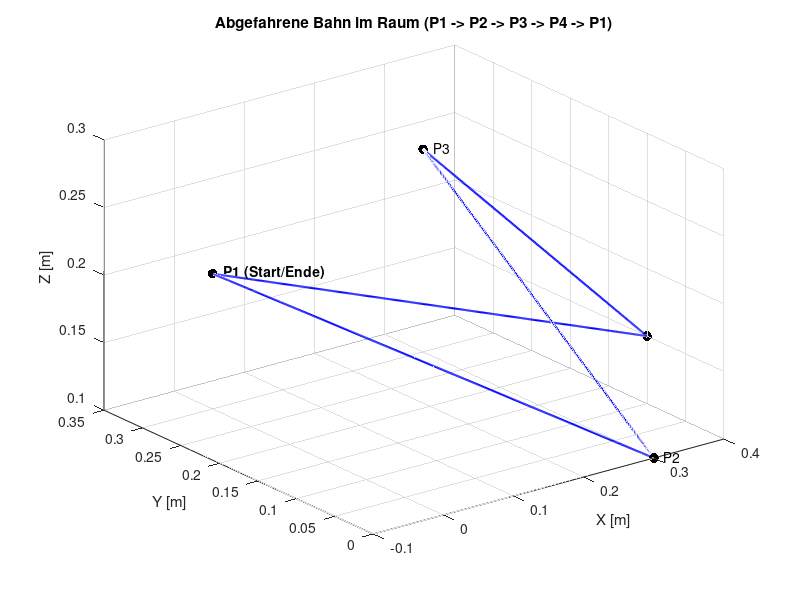
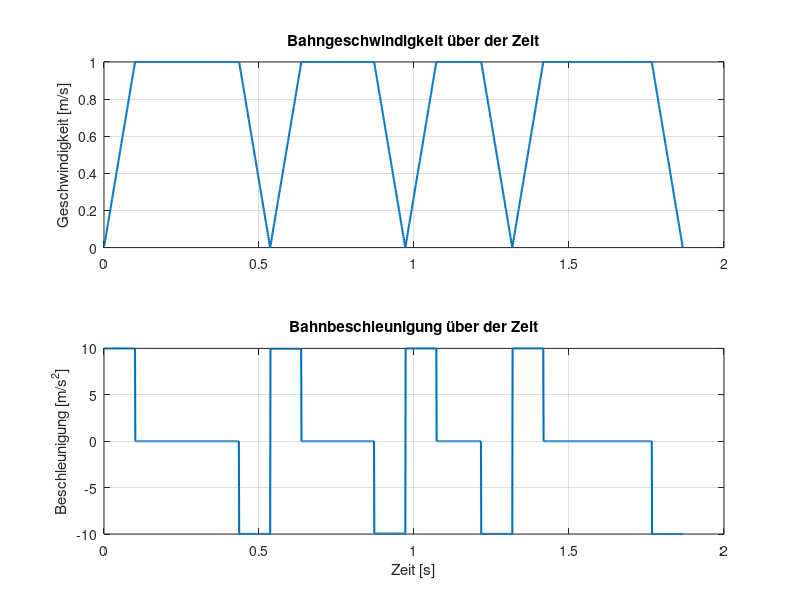
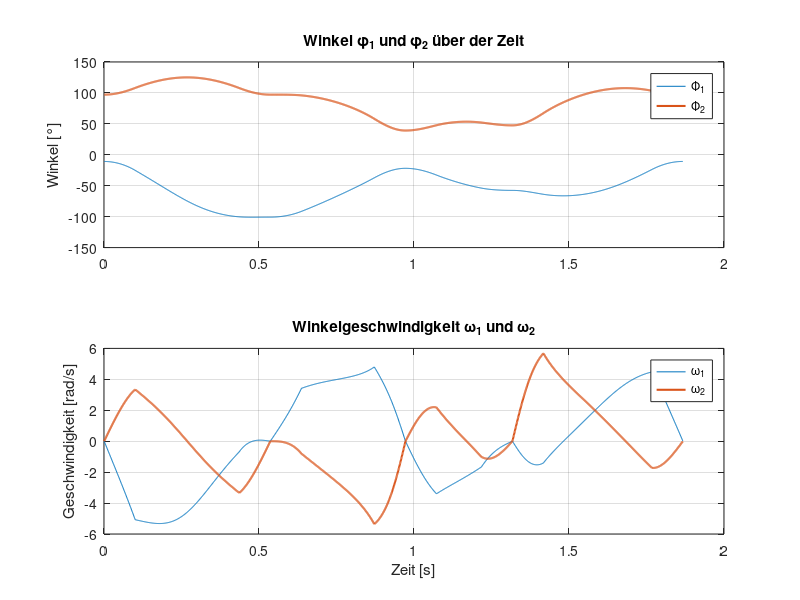

MATLAB code to generate these figures, in order:
clear all; clc; close all;

%% 1. Vorgaben und Initialisierung laut Projektauftrag
% Punkte im Raum [x, y, z] in Metern
P1 = [0.0, 0.3, 0.2];
P2 = [0.3, 0.0, 0.1];
P3 = [0.3, 0.3, 0.25];
P4 = [0.4, 0.1, 0.15];

% Definiere die Gesamtbahn: P1 -> P2 -> P3 -> P4 -> P1
P_seq = [P1; P2; P3; P4; P1];
num_segments = size(P_seq, 1) - 1;

v_soll = 1;      % Bahngeschwindigkeit [m/s]
a_soll = 10;     % Bahnbeschleunigung [m/s^2]
ts = 1e-3;       % Abtastzeit 1ms

% Initialisierung der Sammel-Arrays für die gesamte Trajektorie
BahnkoordinatenGesamt = [];
t_gesamt = [];
v_gesamt = [];
a_gesamt = [];

t_aktuell = 0; % Mitlaufende Zeit

%% 2. Berechnung der Bahnpunkte (Trapezförmiges Profil)
for k = 1:num_segments
    StartP = P_seq(k, :);
    EndP   = P_seq(k+1, :);
    
    Bahn = EndP - StartP;
    Strecke = norm(Bahn);
    Richtung = Bahn ./ Strecke;
    
    % Berechnung der Zeiten des trapezförmigen Geschwindigkeitsverlaufs
    ta = v_soll / a_soll;                   % Theoretische Beschleunigungszeit
    tv = (Strecke - v_soll * ta) / v_soll;  % Theoretische Zeit für Konstantfahrt
    
    % Gesamtzeit auf ein ganzzahliges Vielfaches von ts aufrunden
    tges = ceil((2 * ta + tv) / ts) * ts;
    
    % Leicht angepasste Beschleunigung, um genau im ts-Raster zu landen
    % (Verhindert Positionsfehler am Ende des Segments)
    a_neu = (v_soll^2) / (v_soll * tges - Strecke);
    ta_neu = v_soll / a_neu;
    
    % Zeitvektor für dieses Segment generieren
    t_seg = (ts : ts : tges)';
    
    % Profil-Arrays für das aktuelle Segment
    s_seg = zeros(length(t_seg), 1);
    v_seg = zeros(length(t_seg), 1);
    a_seg = zeros(length(t_seg), 1);
    
    % Weg-, Geschwindigkeits- und Beschleunigungsgesetz (Trapezprofil)
    for i = 1:length(t_seg)
        t = t_seg(i);
        if t <= ta_neu % Beschleunigungsphase
            a_seg(i) = a_neu;
            v_seg(i) = a_neu * t;
            s_seg(i) = 0.5 * a_neu * t^2;
        elseif t <= (tges - ta_neu) % Konstantfahrtphase
            a_seg(i) = 0;
            v_seg(i) = v_soll;
            s_seg(i) = 0.5 * a_neu * ta_neu^2 + v_soll * (t - ta_neu);
        else % Verzögerungsphase
            dt = t - (tges - ta_neu);
            a_seg(i) = -a_neu;
            v_seg(i) = v_soll - a_neu * dt;
            s_seg(i) = (0.5 * a_neu * ta_neu^2) + (v_soll * (tges - 2*ta_neu)) + (v_soll * dt - 0.5 * a_neu * dt^2);
        end
    end
    
    % Koordinaten im Raum berechnen (Lineare Interpolation)
    Bahnkoordinaten = StartP + s_seg * Richtung;
    
    % Anfügen an die Gesamttrajektorie
    BahnkoordinatenGesamt = [BahnkoordinatenGesamt; Bahnkoordinaten];
    t_gesamt = [t_gesamt; t_seg + t_aktuell];
    v_gesamt = [v_gesamt; v_seg];
    a_gesamt = [a_gesamt; a_seg];
    
    t_aktuell = t_aktuell + tges;
end

%% 3. Analytische Inverse Kinematik (Optimiert für MATLAB 2025b, ohne 'syms')
l1 = 0.200; % Armlänge 1 in m
l2 = 0.250; % Armlänge 2 in m

x = BahnkoordinatenGesamt(:, 1);
y = BahnkoordinatenGesamt(:, 2);

% Kosinussatz für phi2
cos_phi2 = (x.^2 + y.^2 - l1^2 - l2^2) ./ (2 * l1 * l2);
% Begrenzung auf [-1, 1] zur Vermeidung von numerischen Fehlern
cos_phi2 = max(min(cos_phi2, 1), -1);

% Winkel berechnen
vecPhi2 = acos(cos_phi2); 
vecPhi1 = atan2(y, x) - atan2(l2 * sin(vecPhi2), l1 + l2 * cos_phi2);

% Verschiebung des Koordinatensystems (wie in deinem Ursprungsskript)
vecPhi1 = vecPhi1 - pi/4;

% Export für SimulationX
tempVec1 = [t_gesamt, vecPhi1]; 
tempVec2 = [t_gesamt, vecPhi2]; 
dlmwrite('Winkel_Phi1_lang.txt', tempVec1, 'precision', 10);
dlmwrite('Winkel_Phi2_lang.txt', tempVec2, 'precision', 10);

%% 4. Numerische Ableitung (Geschwindigkeit)
% Da wir ein festes Raster ts haben, können wir diff nutzen
vecPhi1_punkt = [0; diff(vecPhi1) / ts];
vecPhi2_punkt = [0; diff(vecPhi2) / ts];

%% 5. Plots
figure('Name', 'Bahn im Raum');
plot3(BahnkoordinatenGesamt(:,1), BahnkoordinatenGesamt(:,2), BahnkoordinatenGesamt(:,3), 'b-', 'LineWidth', 1.5)
hold on
scatter3(P_seq(:,1), P_seq(:,2), P_seq(:,3), 50, 'k', 'filled')
text(P1(1)+0.01, P1(2), P1(3), ' P1 (Start/Ende)', 'FontWeight', 'bold')
text(P2(1)+0.01, P2(2), P2(3), ' P2')
text(P3(1)+0.01, P3(2), P3(3), ' P3')
text(P4(1)+0.01, P4(2), P4(3), ' P4')
grid on
title('Abgefahrene Bahn im Raum (P1 -> P2 -> P3 -> P4 -> P1)')
xlabel('X [m]'); ylabel('Y [m]'); zlabel('Z [m]')

figure('Name', 'Dynamik der Bahn');
subplot(2,1,1)
plot(t_gesamt, v_gesamt, 'LineWidth', 1.5); grid on;
title('Bahngeschwindigkeit über der Zeit')
ylabel('Geschwindigkeit [m/s]')

subplot(2,1,2)
plot(t_gesamt, a_gesamt, 'LineWidth', 1.5); grid on;
title('Bahnbeschleunigung über der Zeit')
xlabel('Zeit [s]'); ylabel('Beschleunigung [m/s^2]')

figure('Name', 'Achswinkel');
subplot(2,1,1)
plot(t_gesamt, vecPhi1*180/pi, t_gesamt, vecPhi2*180/pi, 'LineWidth', 1.5); grid on;
title('Winkel \phi_1 und \phi_2 über der Zeit')
ylabel('Winkel [°]')
legend({'\Phi_1', '\Phi_2'}, 'Location', 'best');

subplot(2,1,2)
plot(t_gesamt, vecPhi1_punkt, t_gesamt, vecPhi2_punkt, 'LineWidth', 1.5); grid on;
title('Winkelgeschwindigkeit \omega_1 und \omega_2')
xlabel('Zeit [s]'); ylabel('Geschwindigkeit [rad/s]')
legend({'\omega_1', '\omega_2'}, 'Location', 'best');
